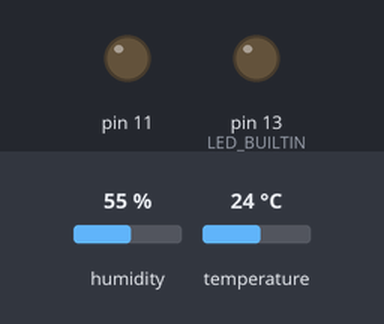
Bench run of a sketch on a simulated Arduino Uno, built with avr-gcc and run on an emulated ATmega328P. On the bench: output pins drawn as LEDs (lit = HIGH). The test bench sets the inputs (shaded band); at power-on: temperature 24 °C, humidity 55 %. What the sketch prints to the serial monitor is not drawn.

Above: at 2.8 s.
2.9 s: temperature set to 26.8 °C
5.6 s: temperature set to 27.9 °C
At 6.5 s:
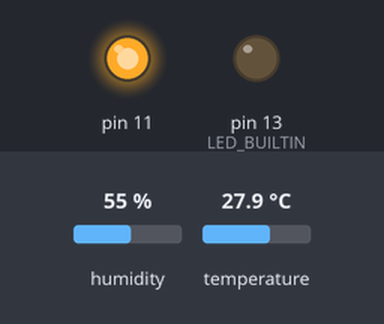
Timing chart, 0 to 8.6 s (numbered marks = the images above; inputs shaded):
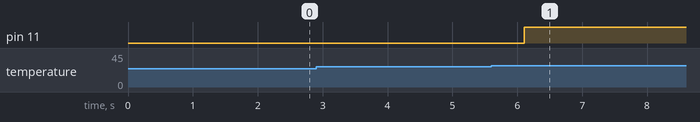

The sketch:

TEMPER_HUMID_RELAY.ino
```cpp
#include "DHT.h"
const uint8_t DHT_PIN {A2};
const uint8_t RELAY_SW {30U};
const uint8_t LED {11U};
class DHT dht = DHT(DHT_PIN, 11);
void setup() {
    Serial.begin(115200UL); // 시리얼포트 속도 셋팅
    dht.begin(); // 온, 습도 센서 시작.
    pinMode(RELAY_SW, OUTPUT);
    pinMode(LED_BUILTIN, OUTPUT);
    pinMode(LED, OUTPUT);
}

void loop() {
    if(dht.read()) {  //dht 센서에서 문제 없이 읽었다면
      float temperature = dht.readTemperature();  //16bit
      float percentHumidity = dht.readHumidity();
      Serial.print(F("온도 : "));
      Serial.println(String(temperature) + " C");
      Serial.print(F("습도 : "));
      Serial.println(String(percentHumidity) + " %");
      float heat = dht.computeHeatIndex(temperature, percentHumidity);
      Serial.print(F("열 : "));
      Serial.println(heat);

    if(temperature >= 28) {
      digitalWrite(LED, HIGH);
      digitalWrite(RELAY_SW, HIGH);
      delay(500UL);
      digitalWrite(RELAY_SW, LOW);
      delay(500UL);
    }
  }
    delay(500UL);
}
```

Measured:
- the behaviour switches between 27.4 and 27.5 °C on temperature (found by bisection; images 0 and 1)
- after the input at 2.9 s, every drawn part: stays the same
- after the input at 5.6 s, pin 11: LOW → HIGH after 0.51 s
